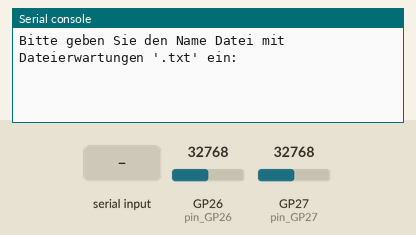
The program below on a simulated Raspberry Pi Pico running MicroPython. Shown: the last lines printed to the serial console. The inputs (shaded band) are chosen by the test bench; at power-on: GP26 (pin_GP26) = 32768, GP27 (pin_GP27) = 32768 (analog values on the 0–65535 scale). Files the program writes start out absent.

Above: at 1.2 s.
1.3 s: "1" typed at the serial console, then Enter
At 2.3 s:
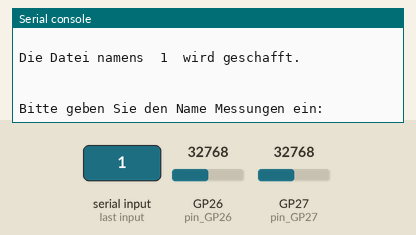
2.8 s: "0" typed at the serial console, then Enter
At 3.4 s:
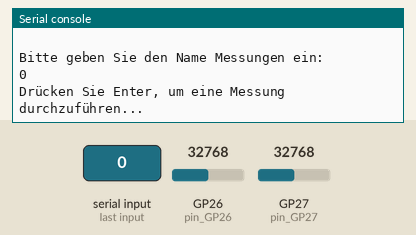
4.3 s: "2" typed at the serial console, then Enter
At 5.1 s:
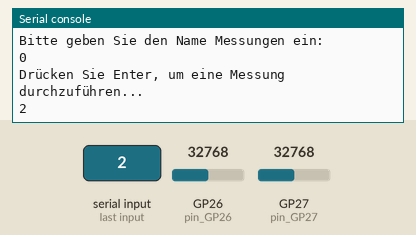

The program:

flash.py
```python
import machine
import utime

# Konfiguration der Pins
pin_GP26 = machine.ADC(26)
pin_GP27 = machine.ADC(27)
adc_width = 3.3       # Maximale Spannung in Volt (3.3V für Raspberry Pi Pico)

def measure_voltage(pin):
    raw_value = pin.read_u16()
    voltage = (raw_value / 65535) * adc_width
    return voltage

# Anzahl der Messungen
num_measurements = 2

# Benutzereingabe für die zusätzliche Zeile
datName = input("Bitte geben Sie den Name Datei mit Dateierwartungen '.txt' ein: ")
print("'\n")
print("Die Datei namens ", datName, " wird geschafft.")
print("\n")
user_line = input("Bitte geben Sie den Name Messungen ein: ")

# dateiaufgaben nennen
with open(datName, "a") as file:  # "a" zum Anhängen an die Datei
    if file.tell() != 0:  # Überprüfen, ob die Datei nicht leer ist
        file.write("\n" * 3)  # Drei Zeilenumbrüche hinzufügen
    file.write(user_line + "\n")  # Benutzerdefinierte Zeile hinzufügen

while True:
    input("Drücken Sie Enter, um eine Messung durchzuführen...")

    results = []
    for _ in range(num_measurements):
        voltage1 = measure_voltage(pin_GP26)  # Annahme: 3.3V Referenzspannung
        voltage2 = measure_voltage(pin_GP27)  # Annahme: 3.3V Referenzspannung
        diff_voltage = voltage1 - voltage2
        current = voltage2 / 0.098  # Annahme: Umrechnungsfaktor 0.098
        results.append((diff_voltage, current))
        utime.sleep(1)  # Eine Sekunde warten
        print(f"Differenzspannung: {diff_voltage:.4f} V, Strom: {current:.4f} A")

    # Ergebnisse in Datei speichern
    with open(datName, "a") as file:  # "a" zum Anhängen an die Datei
        for diff_voltage, current in results:
            file.write(f"Differenzspannung: {diff_voltage:.4f} V, Strom: {current:.4f} A\n")

    print("Messungen abgeschlossen und Ergebnisse in 'kennlinien.txt' gespeichert.")
```

Measured:
- after the input at 1.3 s, the serial console: prints a new line at once (image 1)
- after the input at 2.8 s, the serial console: prints a new line at once (image 2)
- after the input at 4.3 s, the serial console: prints a new line at once (image 3)
